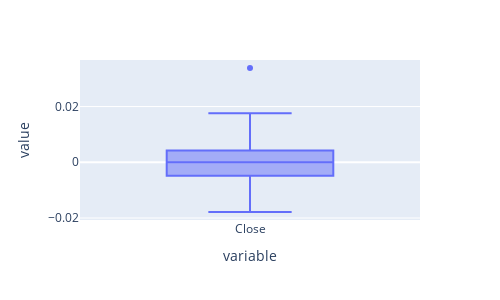

Notebook code for this chart:
### Code cell
log_returns.plot(kind='box').update_layout(autosize = False, width=500, height=300)

### Figure 1 — Plotly figure (JSON) as saved in the notebook; plotly's stock layout.template omitted (floating-point values rounded to 4 significant figures)
{"data": [{"alignmentgroup": "True", "hovertemplate": "variable=%{x}<br>value=%{y}<extra></extra>", "legendgroup": "", "marker": {"color": "#636efa"}, "name": "", "notched": false, "offsetgroup": "", "orientation": "v", "showlegend": false, "type": "box", "x": ["Close", "Close", "Close", "Close", "Close", "Close", "Close", "Close", "Close", "Close", "Close", "Close", "Close", "Close", "Close", "Close", "Close", "Close", "Close", "Close", "Close", "Close", "Close", "Close", "Close", "Close", "Close", "Close", "Close", "Close", "Close", "Close", "Close"], "x0": " ", "xaxis": "x", "y": [-0.007497, 0.003764, 0.0007955, 0.01247, 0.005311, 3.125e-05, 0.005158, 0.01756, 0.0007786, -0.00416, 0.003549, 0.01317, -0.006183, -0.007366, 0.008548, -0.01213, 0.03382, 0.002132, -0.01312, 0.001228, 0.001466, -0.001271, -0.004815, -0.001339, -0.01783, 0.00387, -0.005036, -0.01557, -0.004702, -0.00174, 0.008435, -0.003615, -0.002548], "y0": " ", "yaxis": "y"}], "layout": {"autosize": false, "boxmode": "group", "height": 300, "legend": {"tracegroupgap": 0}, "margin": {"t": 60}, "width": 500, "xaxis": {"anchor": "y", "domain": [0, 1], "title": {"text": "variable"}}, "yaxis": {"anchor": "x", "domain": [0, 1], "title": {"text": "value"}}}}
